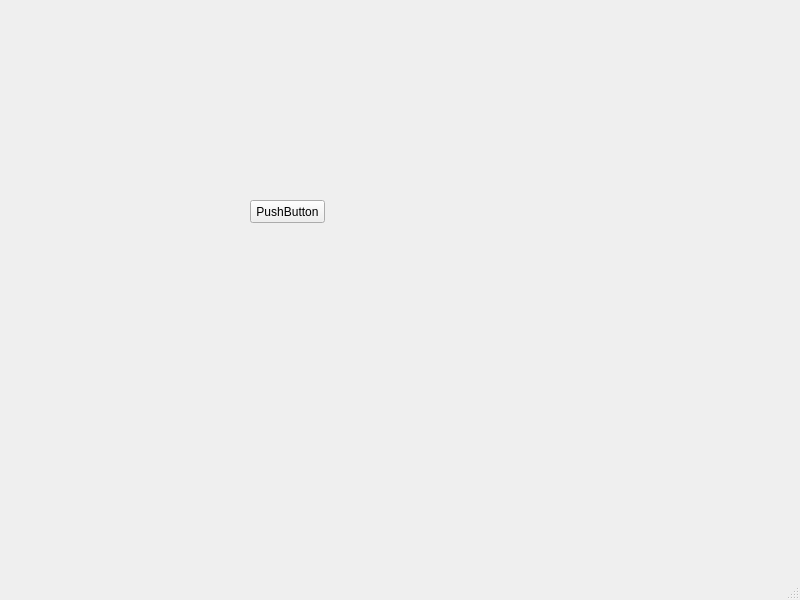
<?xml version="1.0" encoding="UTF-8"?>
<ui version="4.0">
 <class>MainWindow</class>
 <widget class="QMainWindow" name="MainWindow">
  <property name="geometry">
   <rect>
    <x>0</x>
    <y>0</y>
    <width>800</width>
    <height>600</height>
   </rect>
  </property>
  <property name="cursor">
   <cursorShape>ArrowCursor</cursorShape>
  </property>
  <property name="mouseTracking">
   <bool>true</bool>
  </property>
  <property name="tabletTracking">
   <bool>false</bool>
  </property>
  <property name="windowTitle">
   <string>Ventana Principal</string>
  </property>
  <property name="documentMode">
   <bool>false</bool>
  </property>
  <property name="dockOptions">
   <set>QMainWindow::AllowNestedDocks|QMainWindow::AnimatedDocks</set>
  </property>
  <widget class="QWidget" name="centralwidget">
   <widget class="QPushButton" name="pushButton">
    <property name="geometry">
     <rect>
      <x>250</x>
      <y>200</y>
      <width>75</width>
      <height>23</height>
     </rect>
    </property>
    <property name="text">
     <string>PushButton</string>
    </property>
   </widget>
  </widget>
  <widget class="QMenuBar" name="menubar">
   <property name="geometry">
    <rect>
     <x>0</x>
     <y>0</y>
     <width>800</width>
     <height>21</height>
    </rect>
   </property>
  </widget>
  <widget class="QStatusBar" name="statusbar"/>
 </widget>
 <resources/>
 <connections/>
</ui>
